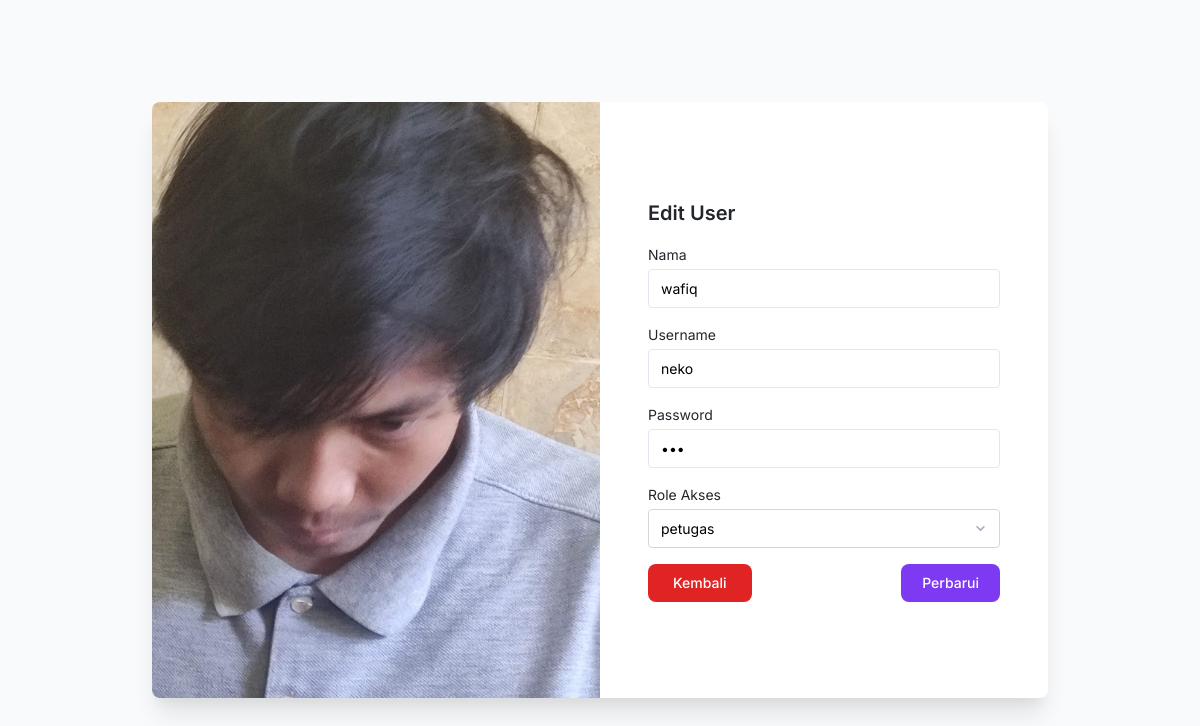
Page /pages/user_edit.php?id=27 on the earlier database version.
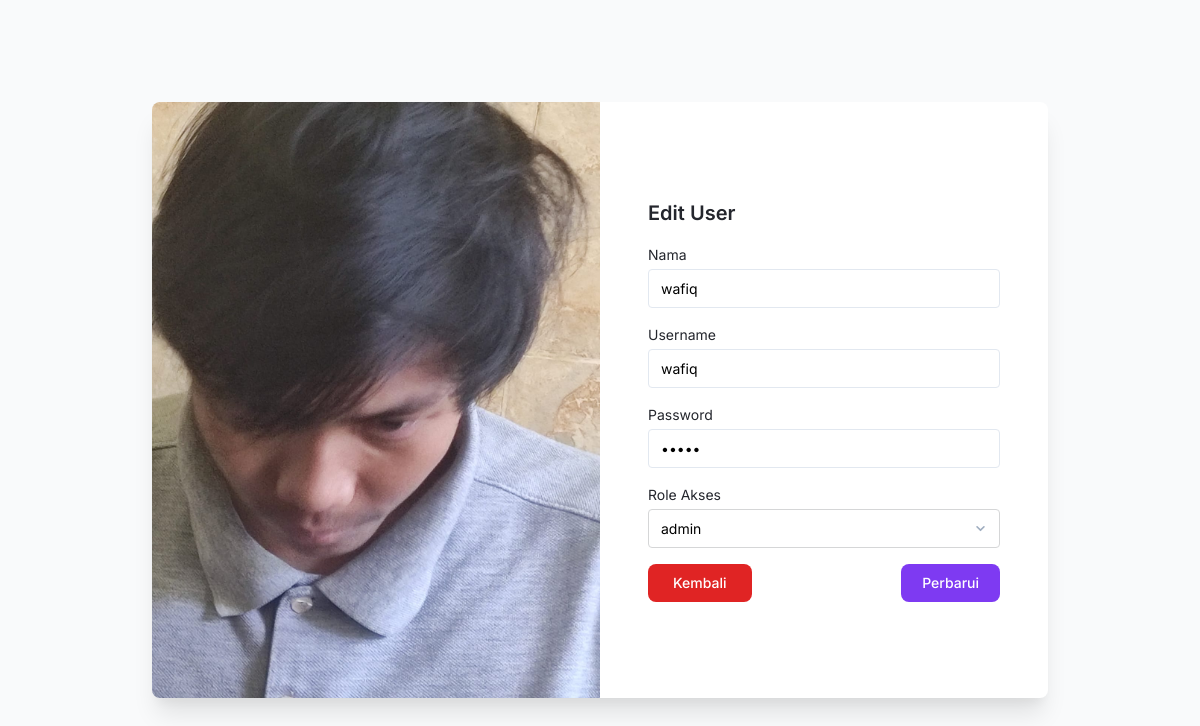
Same page on the later database version.
### tables this page shows
CREATE TABLE `user` (
  `id_user` int(11) NOT NULL,
  `nama` varchar(100) NOT NULL,
  `password` varchar(50) NOT NULL,
  `username` varchar(50) NOT NULL,
  `role_id` int(4) NOT NULL
);

CREATE TABLE `role` (
  `id_role` int(4) NOT NULL,
  `nama` varchar(50) NOT NULL
);

### pages/user_edit.php (the view, shortened to what this page needs)
<?php
include '../config.php';
$roleQuery = "SELECT * FROM role";
$role = mysqli_query($connect, $roleQuery);
$data = [];
if (isset($_GET['id'])) {
    $id = $_GET['id'];
    $dataQuery = "SELECT * FROM user WHERE id_user='$id'";
    $result = mysqli_query($connect, $dataQuery);
    if ($result) {
        $data = mysqli_fetch_assoc($result);
    }
}
?>
<!DOCTYPE html>
<html :class="{ 'theme-dark': dark }" x-data="data()" lang="en">
<head>
    <link rel="stylesheet" href="../assets/css/tailwind.output.css" />
</head>
<body class="flex items-center min-h-screen p-6 bg-gray-50 dark:bg-gray-900">
    <div class="flex-1 h-full max-w-4xl mx-auto overflow-hidden bg-white rounded-lg shadow-xl dark:bg-gray-800 border-4 border-purple-500">
        <div class="flex flex-col overflow-y-auto md:flex-row">
        <div class="h-32 md:h-auto md:w-1/2">
            <img
              aria-hidden="true"
              class="object-cover w-full h-full dark:hidden"
              src="../assets/img/wafiq.jpg"
              alt="wafiq"
            />
          </div>
            <div class="flex items-center justify-center p-6 sm:p-12 md:w-1/2">
                <div class="w-full">
                    <h1 class="mb-4 text-xl font-semibold text-gray-700 dark:text-gray-200">Edit User</h1>
                    <form method="post">
                        <label class="block text-sm">
                            <span class="text-gray-700 dark:text-gray-400">Nama</span>
                            <input type="text" name="nama" class="block w-full mt-1 text-sm dark:border-gray-600 dark:bg-gray-700 focus:border-purple-400 focus:outline-none focus:shadow-outline-purple dark:text-gray-300 dark:focus:shadow-outline-gray form-input" placeholder="Nama User" value="<?= isset($data['nama']) ? $data['nama'] : '' ?>">
                        </label>
                        <label class="block mt-4 text-sm">
                            <span class="text-gray-700 dark:text-gray-400">Username</span>
                            <input type="text" name="username" class="block w-full mt-1 text-sm dark:border-gray-600 dark:bg-gray-700 focus:border-purple-400 focus:outline-none focus:shadow-outline-purple dark:text-gray-300 dark:focus:shadow-outline-gray form-input" placeholder="Username" value="<?= isset($data['username']) ? $data['username'] : '' ?>">
                        </label>
                        <label class="block mt-4 text-sm">
                            <span class="text-gray-700 dark:text-gray-400">Password</span>
                            <input type="password" name="password" class="block w-full mt-1 text-sm dark:border-gray-600 dark:bg-gray-700 focus:border-purple-400 focus:outline-none focus:shadow-outline-purple dark:text-gray-300 dark:focus:shadow-outline-gray form-input" placeholder="Password" value="<?= isset($data['password']) ? $data['password'] : '' ?>">
                        </label>
                        <label class="block mt-4 text-sm">
                            <span class="text-gray-700 dark:text-gray-400">Role Akses</span>
                            <select class="block w-full mt-1 text-sm form-select border-gray-300 focus:border-purple-400 focus:outline-none focus:shadow-outline-purple dark:border-gray-600 dark:bg-gray-700 dark:text-gray-300 dark:focus:shadow-outline-gray py-2" name="role_id">
                                <?php while($row = mysqli_fetch_array($role)) { ?>
                                    <option value="<?=$row['id_role']?>" <?= isset($data['role_id']) && $row['id_role'] == $data['role_id'] ? 'selected' : '' ?>><?=$row['nama']?></option>
                                <?php } ?>
                            </select>
                        </label>
                        <div class="flex justify-between mt-4">
                            <a class="block w-1/2 px-6 py-2 text-sm font-medium leading-5 text-center text-white transition-colors duration-150 bg-red-600 border border-transparent rounded-lg active:bg-red-600 hover:bg-red-700 focus:outline-none focus:shadow-outline-red mr-2" href="../user.php">
                                Kembali
                            </a>
                            <button type="submit" name="update" class="block w-1/2 px-5 py-2 text-sm font-medium leading-5 text-center text-white transition-colors duration-150 bg-purple-600 border border-transparent rounded-lg active:bg-purple-600 hover:bg-purple-700 focus:outline-none focus:shadow-outline-purple ml-2">
                                Perbarui
                            </button>
                        </div>
                    </form>
                </div>
            </div>
        </div>
    </div>
</body>
</html>

Differences in the rows shown:
changed user "wafiq": username "neko" → "wafiq"; role_id "petugas" → "admin"
